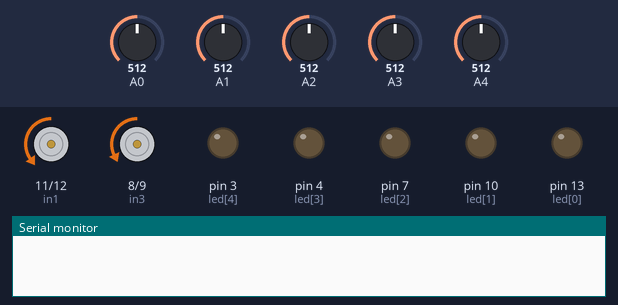
A sketch run on a simulated Arduino Uno, built with avr-gcc and run on an emulated ATmega328P. On the bench: motor-driver pin pairs drawn as motors (green arrow = first pin HIGH = forward, orange = second pin HIGH = backward, longer = more drive, scaled by the enable pin), output pins drawn as LEDs (lit = HIGH), the last lines printed to the serial monitor. The inputs (shaded band) are chosen by the test bench; at power-on: A1 = 512, A2 = 512, A3 = 512, A0 = 512, A4 = 512.

Above: at 1.2 s.
1.3 s: A1 set to 671
2.8 s: A1 set to 699
At 3.7 s:
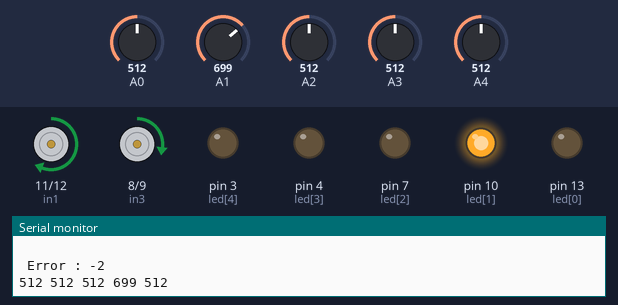
4.3 s: A2 set to 668
7.3 s: A2 set to 699
At 8.5 s:
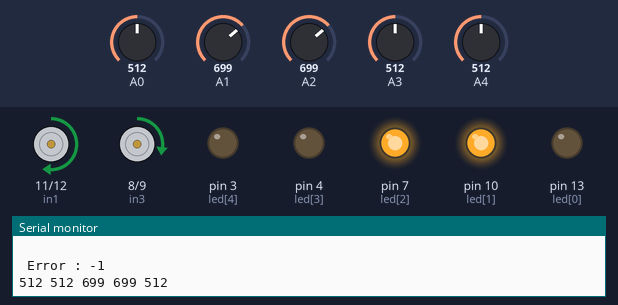
8.8 s: A3 set to 666
11.8 s: A3 set to 698
At 13.3 s:
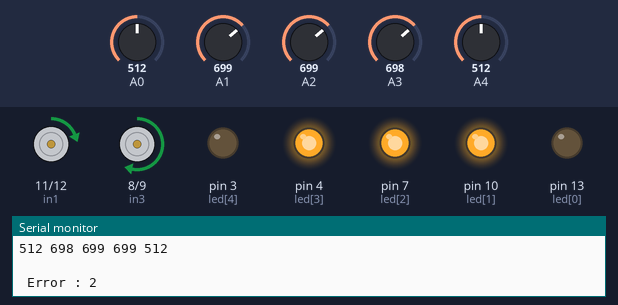
Timing chart, 0 to 14.3 s (numbered marks = the images above; inputs shaded):
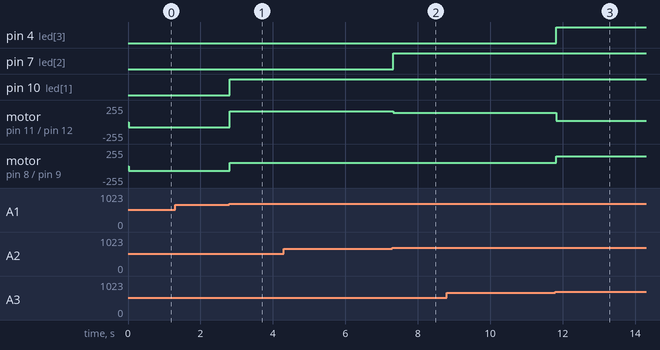

Measured:
- the behaviour switches between 680 and 681 on A1 (found by bisection; images 0 and 1)
- the behaviour switches between 680 and 681 on A2 (found by bisection; images 1 and 2)
- the behaviour switches between 680 and 681 on A3 (found by bisection; images 2 and 3)
- after the input at 1.3 s, every drawn part: stays the same
- after the input at 2.8 s, pin 10 (led[1]): LOW → HIGH at once; motor on pin 11 (in1) / pin 12 (in2): backward 80/255 → forward 160/255 at once; motor on pin 8 (in3) / pin 9 (in4): backward 70/255 → forward 50/255 at once
- after the input at 7.3 s, pin 7 (led[2]): LOW → HIGH at once; motor on pin 11 (in1) / pin 12 (in2): forward 160/255 → forward 140/255 at once
- after the input at 11.8 s, pin 4 (led[3]): LOW → HIGH at once; motor on pin 11 (in1) / pin 12 (in2): forward 140/255 → forward 20/255 at once; motor on pin 8 (in3) / pin 9 (in4): forward 50/255 → forward 150/255 at once

The sketch:

the_last_car.ino
```cpp
/// Motor One ///
int enA = 6;
int in1 = 11;
int in2 = 12;

int enB = 5;
int in3 = 8;
int in4 = 9;

int ss_temp = 0;
int ss[5] = {0,0,0,0,0};

int led[5] ={13,10,7,4,3};

int error = 0;
float last_error = 0;
float kp = 30;
float kd = 15;
float pid = 0;

float start_speed = 100;
float start_speed_l = 60;
float start_speed_r = 50;
int intersec = 0;
int BW = 680;
float B[5] = {650, 6.5, 650, 650, 630};

void check_sensor(){
  for(int i=4;i>=0;i--){
      ss_temp = 0;
      for(int j=0;j<16;j++){
        ss_temp += analogRead(i);
      }

      ss_temp /= 16;

      if(i==0){
        if(ss_temp > BW+200){
          ss[4-i] = 1;
          digitalWrite(led[i],HIGH);
        }else{
          ss[4-i] = 0;
          digitalWrite(led[i],LOW);
        }
      }else{
          if(ss_temp > BW){
            ss[4-i] = 1;
            digitalWrite(led[i],HIGH);
          }else{
            ss[4-i] = 0;
            digitalWrite(led[i],LOW);
          }
      }
  }

  if(ss[0] == 0 && ss[1] == 0 && ss[2] == 0 && ss[3] == 0 && ss[4] == 0){       /// 0 0 0 0 0 ///
    error = 1000;
  }
  else if(ss[0] == 1 && ss[1] == 0 && ss[2] == 1 && ss[3] == 1 && ss[4] == 0){  /// 1 0 1 1 0 ///
    error = 5;
  }
  else if(ss[0] == 1 && ss[1] == 0 && ss[2] == 1 && ss[3] == 0 && ss[4] == 0){  /// 1 0 1 0 0 ///
    error = 5;
  }
  else if(ss[4] == 1 && ss[1] == 1 && ss[2] == 1 && ss[3] == 0 && ss[4] == 0){  /// 1 1 1 0 0 ///
    error = 4;
  }
  else if(ss[0] == 1 && ss[1] == 1 && ss[2] == 0 && ss[3] == 0 && ss[4] == 0){  /// 1 1 0 0 0 ///
    error = 3;
  }
  else if(ss[0] == 0 && ss[1] == 1 && ss[2] == 0 && ss[3] == 0 && ss[4] == 0){  /// 0 1 0 0 0 ///
    error = 2;
  }
  else if(ss[0] == 0 && ss[1] == 1 && ss[2] == 1 && ss[3] == 0 && ss[4] == 0){  /// 0 1 1 0 0 ///
    error = 1;
  }
  else if(ss[0] == 0 && ss[1] == 0 && ss[2] == 1 && ss[3] == 0 && ss[4] == 0){  /// 0 0 1 0 0 ///
    error = 0;
  }
  else if(ss[0] == 0 && ss[1] == 0 && ss[2] == 1 && ss[3] == 1 && ss[4] == 0){  /// 0 0 1 1 0 ///
    error = -1;
  }
  else if(ss[0] == 0 && ss[1] == 0 && ss[2] == 0 && ss[3] == 1 && ss[4] == 0){  /// 0 0 0 1 0 ///
    error = -2;
  }
  else if(ss[0] == 0 && ss[1] == 0 && ss[2] == 0 && ss[3] == 1 && ss[4] == 1){  /// 0 0 0 1 1 ///
    error = -3;
  }
  else if(ss[0] == 0 && ss[1] == 0 && ss[2] == 1 && ss[3] == 1 && ss[4] == 1){  /// 0 0 1 1 1 ///
    error = -4;
  }
  else if(ss[0] == 0 && ss[1] == 0 && ss[2] == 1 && ss[3] == 0 && ss[4] == 1){  /// 0 0 1 0 1 ///
    error = -5;
  }
  else if(ss[0] == 0 && ss[1] == 1 && ss[2] == 1 && ss[3] == 0 && ss[4] == 1){  /// 0 1 1 0 1 ///
    error = -5;
  }
  else if(ss[0] == 0 && ss[1] == 1 && ss[2] == 1 && ss[3] == 1 && ss[4] == 0){  /// 0 1 1 1 0 ///
    error = 2;
  }
  else if(ss[0] == 1 && ss[1] == 1 && ss[2] == 1 && ss[3] == 1 && ss[4] == 1){  /// 1 1 1 1 1 ///
    error = 100;
  }
};

void move_forward(){
//  digitalWrite(in1A,HIGH);
//  digitalWrite(in2A,LOW);
//  digitalWrite(in1B,HIGH);
//  digitalWrite(in2B,LOW);
}


void setup()
{
  Serial.begin(9600);
  /// Set all the motor control pins to outputs ///
  pinMode(enA,OUTPUT);
  pinMode(in1,OUTPUT);
  pinMode(in2,OUTPUT);
  pinMode(enB,OUTPUT);
  pinMode(in3,OUTPUT);
  pinMode(in4,OUTPUT);

  /// Sensor ///
  pinMode(0,INPUT);
  pinMode(1,INPUT);
  pinMode(2,INPUT);
  pinMode(3,INPUT);
  pinMode(4,INPUT);

  /// LED ///
  for(int i=0; i<5;++i)
  pinMode(led[i],OUTPUT);
}

void loop()
{
  check_sensor();

  /*if(error == 100){
    /// Turn Left ///
    FD(start_speed-10,start_speed);
    delay(100);
    AO();
    do{
      check_sensor();
      FD(start_speed-60,start_speed+60);
    }while(error != 0);
  }
  else if(error == 101){
    /// Turn Left ///
    FD(start_speed-10,start_speed);
    delay(100);
    AO();
    do{
      check_sensor();
      FD(start_speed-60,start_speed+60);
    }while(error != 0);
  }
  else if(error == 102){
    /// Turn Right ///
    AO();
    do{
      check_sensor();
      FD(start_speed+40,start_speed-20);
    }while(error != 0);
  }
  else*/
  switch(error){
    case 1000:
      check_sensor();
      while(error == 1000 || error == 0){
        check_sensor();
        BK(start_speed_l+20,start_speed_r+20);
      }
      break;
    case 100:
        intersec++;
        check_sensor();
        while( error == 100 )
        {
          check_sensor();
          FD(start_speed_l+20,start_speed_r+20);
        }
        FD(start_speed_l-40,start_speed_r+60);
      break;
    case 5:
      FD(start_speed_l-40,start_speed_r+180);
      break;
    case -5:
      FD(start_speed_l+100,start_speed_r-40);
      break;
    case 4:
      FD(start_speed_l-60,start_speed_r+100);
      break;
    case 3:
      FD(start_speed_l-60,start_speed_r+100);
      break;
    case 2:
      FD(start_speed_l-40,start_speed_r+100);
      break;
    case 1:
      FD(start_speed_l-40,start_speed_r+40);
      break;
    case 0:
      FD(start_speed_l+20,start_speed_r+20);
      break;
    case -1:
      FD(start_speed_l+80,start_speed_r);
      break;
    case -2:
      FD(start_speed_l+100,start_speed_r);
      break;
    case -3:
      FD(start_speed_l+120,start_speed_r);
      break;
    case -4:
      FD(start_speed_l+60,start_speed_r-40);
      break;
  }

  /*if(error == 100){
   FD(start_speed_l-20,start_speed_r+140);
  }
  else if(error == 4){
   FD(start_speed_l-20,start_speed_r+140);
  }
  else if(error == 3){
   FD(start_speed_l,start_speed_r+120);
  }
  else if(error == 2){
   FD(start_speed_l,start_speed_r+100);
  }
  else if(error == 1){
   FD(start_speed_l,start_speed_r+80);
  }
  else if(error == 0){
   FD(start_speed_l+20,start_speed_r+20);
  }
  else if(error == -1){
   FD(start_speed_l+80,start_speed_r);
  }
  else if(error == -2){
   FD(start_speed_l+100,start_speed_r);
  }
  else if(error == -3){
   FD(start_speed_l+120,start_speed_r);
  }
  else if(error == -4){
   FD(start_speed_l+120,start_speed_r);
  }*/

  //FD(start_speed_l,start_speed_r);

  output();
}

void output()
{
  Serial.print(analogRead(4));
  Serial.print(" ");
  Serial.print(analogRead(3));
  Serial.print(" ");
  Serial.print(analogRead(2));
  Serial.print(" ");
  Serial.print(analogRead(1));
  Serial.print(" ");
  Serial.println(analogRead(0));
  Serial.println(" ");

  /*Serial.print(ss[4]);
  Serial.print(" ");
  Serial.print(ss[3]);
  Serial.print(" ");
  Serial.print(ss[2]);
  Serial.print(" ");
  Serial.print(ss[1]);
  Serial.print(" ");
  Serial.print(ss[0]);
  Serial.print(" ");  */

  Serial.print(" Error : ");
  Serial.println(error);

}

void FD(int SPEED1 , int SPEED2) {
  digitalWrite(in1, HIGH);
  digitalWrite(in2, LOW);
  analogWrite(enA, SPEED1);
  digitalWrite(in3, HIGH);
  digitalWrite(in4, LOW);
  analogWrite(enB, SPEED2);
}

void BK(int SPEED1 , int SPEED2) {
  digitalWrite(in1, LOW);
  digitalWrite(in2, HIGH);
  analogWrite(enA, SPEED1);
  digitalWrite(in3, LOW);
  digitalWrite(in4, HIGH);
  analogWrite(enB, SPEED2);
}

void SR(int SPEED1 , int SPEED2) {
  digitalWrite(in1, HIGH);
  digitalWrite(in2, LOW);
  analogWrite(enA, SPEED1);
  digitalWrite(in3, LOW);
  digitalWrite(in4, HIGH);
  analogWrite(enB, SPEED2);
}

void SL(int SPEED1 , int SPEED2) {
  digitalWrite(in1, LOW);
  digitalWrite(in2, HIGH);
  analogWrite(enA, SPEED1);
  digitalWrite(in3, HIGH);
  digitalWrite(in4, LOW);
  analogWrite(enB, SPEED2);
}

void TR() {
  //AO();
  FD(start_speed-40,start_speed+40);
}

void TL() {
  //AO();
  FD(start_speed+30,start_speed-30);
}

void AO() {
  digitalWrite(in1, LOW);
  digitalWrite(in2, LOW);
  digitalWrite(in3, LOW);
  digitalWrite(in4, LOW);
}

void circle()
{
    SR(start_speed, start_speed);
}

void finish()
{
    if(intersec >= 3)
    AO();
    else FD(start_speed,start_speed-40);
}

void intersection()
{
    intersec++;
//    FD(start_speed_l+20,start_speed_r+20);
//    if(intersec > 2 and intersec < 5)
//    {
//       while(analogRead(A3)>BW)
//        {
//          FD(start_speed_l-40,start_speed_r+60);
//        }
//    }
//    else
//    {
        while( error == 1000 )
        {
          FD(start_speed_l+20,start_speed_r+20);
        }
//    }
}
```
